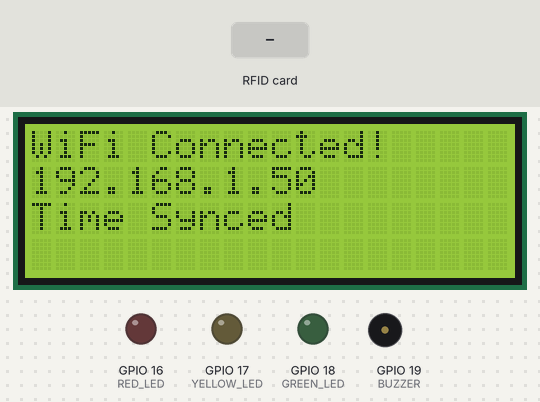
This sketch was run on a simulated ESP32. Parts: 20×4 character LCD, output pins drawn as LEDs (lit = HIGH), buzzer (waves = sounding, pin HIGH). The test bench sets the inputs (shaded band). WiFi joins after 1.5 s; servers stay silent unless stated; uploads are accepted with an empty reply; the local clock reads 2024-03-15 10:24:30 at power-on unless the sketch sets it; what the sketch prints to the serial monitor is not drawn.

Above: at 2.7 s.
At 4.8 s:
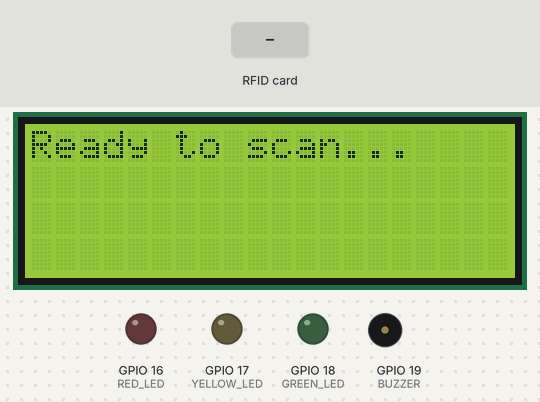
4.9 s: RFID card 5E 7A 19 C4 held to the reader
At 6.3 s:
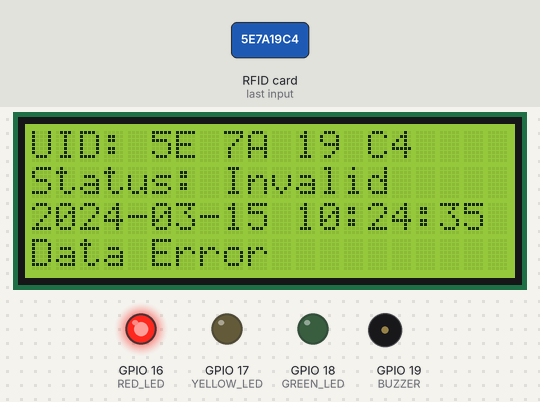
7.9 s: RFID card 5E 7A 19 C4 held to the reader
At 8.13 s:
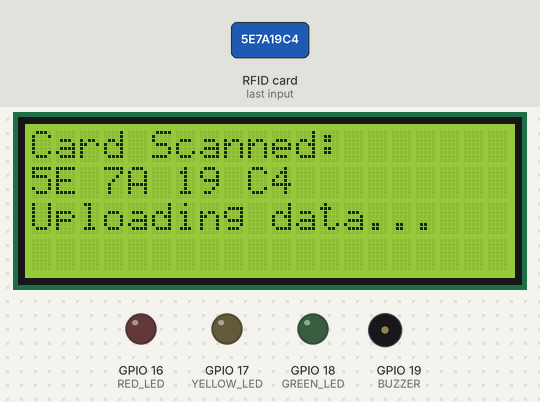
Timing chart, 0 to 11.5 s (numbered marks = the images above; inputs shaded):
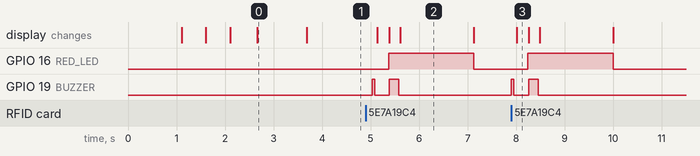

The sketch:

esp32_rfidreader_20x4LCD.ino
```cpp
#include <Wire.h>
#include <Adafruit_PN532.h>
#include <LiquidCrystal_I2C.h>
#include <WiFi.h>
#include <HTTPClient.h>
#include <WiFiClientSecure.h>
#include <time.h>
#include <ArduinoJson.h>

// ===== PIN DEFINITIONS =====
#define SDA_PIN 21
#define SCL_PIN 22
#define RED_LED 16
#define YELLOW_LED 17
#define GREEN_LED 18
#define BUZZER 19

// ===== NFC SETUP =====
Adafruit_PN532 nfc(-1, -1, &Wire);

// ===== LCD SETUP =====
LiquidCrystal_I2C lcd(0x27, 20, 4);

// ===== WIFI SETUP =====
const char* ssid = "YOURWIFINAME"; // EDIT BEFORE USE
const char* password = "YOURWIFIPASS";

// ===== GOOGLE SHEETS URL (Unified Script) =====
const char* GOOGLE_SHEETS_UNIFIED_URL = "https://script.google.com/macros/s/AKfycbzQm1n0TXx7P0oZokOIcK6Mgbl9rpQa-QiMsPabPd2lLcgdmjVdvERxmr2VEaN8lNhSaQ/exec"; // PASTE URL FROM DEPLOYED SCRIPT

const int TIME_OFFSET_SECONDS = 7 * 3600; // WIB = UTC+7

int failCount = 0;
const int maxFailCount = 3;

// ===== STRUCTURE FOR PROCESSED CARD DATA =====
struct ProcessedCardData {
  String script_status; // Detailed status from script's internal processing
  String attendance_status_from_script; // ON_TIME, LATE, INVALID_UID, etc. from script
  String target_time_str;
  bool logged;
  String error_message_from_script;
};

// ===== FUNCTIONS =====
void resetLEDs() {
  digitalWrite(RED_LED, LOW);
  digitalWrite(YELLOW_LED, LOW);
  digitalWrite(GREEN_LED, LOW);
}

String getFormattedTime(time_t rawtime) {
  struct tm *timeinfo;
  timeinfo = localtime(&rawtime);
  char buf[64];
  strftime(buf, sizeof(buf), "%Y-%m-%d %H:%M:%S", timeinfo);
  return String(buf);
}

String urlEncode(String str) {
  String encoded = "";
  char c;
  char code0, code1;
  for (int i = 0; i < str.length(); i++) {
    c = str.charAt(i);
    if (isalnum(c) || c == ' ' || c == ':' || c == '-') {
      if(c == ' ') encoded += "%20";
      else if (c == ':') encoded += "%3A";
      else encoded += c;
    } else {
      code0 = (c >> 4) & 0xF;
      code1 = c & 0xF;
      encoded += '%';
      encoded += "0123456789ABCDEF"[code0];
      encoded += "0123456789ABCDEF"[code1];
    }
  }
  return encoded;
}

// No longer needed: time_t parseDateTime(String dateTimeStr) {...} as script handles time comparison

ProcessedCardData processAndLogCardScan(String uidStr) {
  ProcessedCardData pcd;
  pcd.script_status = "ESP_INIT_FAILURE";
  pcd.attendance_status_from_script = "INVALID_ESP_INIT";
  pcd.logged = false;

  if (WiFi.status() == WL_CONNECTED) {
    WiFiClientSecure client;
    client.setInsecure();
    HTTPClient http;

    String scanTimeStr = getFormattedTime(time(NULL));
    String fullURL = String(GOOGLE_SHEETS_UNIFIED_URL) +
                     "?uid=" + urlEncode(uidStr) +
                     "&scanTime=" + urlEncode(scanTimeStr);

    Serial.println("-----------------------------------");
    Serial.print("Unified Script Call: "); Serial.println(fullURL);

    http.setFollowRedirects(HTTPC_FORCE_FOLLOW_REDIRECTS);
    http.begin(client, fullURL);
    int httpResponseCode = http.GET();
    String payload = "";

    if (httpResponseCode > 0) {
        payload = http.getString();
    }

    Serial.print("Unified Script Response Code: "); Serial.println(httpResponseCode);
    Serial.println("Raw Payload: [" + payload + "]");

    if (httpResponseCode == HTTP_CODE_OK) {
      StaticJsonDocument<512> doc;
      DeserializationError error = deserializeJson(doc, payload);

      if (error) {
        Serial.print(F("deserializeJson() failed: ")); Serial.println(error.f_str());
        pcd.script_status = "ESP_JSON_PARSE_ERROR";
        pcd.attendance_status_from_script = "INVALID_JSON_ERROR";
        pcd.error_message_from_script = error.c_str();
      } else {
        Serial.println("deserializeJson() success.");
        pcd.script_status = doc["script_status"].as<String>();
        pcd.attendance_status_from_script = doc["attendance_status"].as<String>(); // Get status from script
        pcd.target_time_str = doc["target_time"].as<String>();
        pcd.logged = doc["logged"].as<bool>();
        pcd.error_message_from_script = doc["error_message"].as<String>();

        Serial.print("Script Processing Status Reported: "); Serial.println(pcd.script_status);
        Serial.print("Attendance Status from Script: "); Serial.println(pcd.attendance_status_from_script);
        Serial.print("Logged by Script: "); Serial.println(pcd.logged ? "Yes" : "No");

        if (pcd.target_time_str.length() > 0 && pcd.target_time_str != "null") {
            Serial.print("Target Time from Script: "); Serial.println(pcd.target_time_str);
        }
        if (pcd.error_message_from_script.length() > 0 && pcd.error_message_from_script != "null") {
            Serial.print("Error Message from Script: "); Serial.println(pcd.error_message_from_script);
        }
        // ESP32 now directly uses attendance_status_from_script
      }
    } else {
      Serial.print("Error on HTTP request: "); Serial.println(http.errorToString(httpResponseCode).c_str());
      pcd.script_status = "ESP_HTTP_ERROR";
      pcd.attendance_status_from_script = "INVALID_HTTP_ERROR";
      pcd.error_message_from_script = http.errorToString(httpResponseCode).c_str();
    }
    http.end();
  } else {
    Serial.println("WiFi not connected for unified call.");
    pcd.script_status = "ESP_NO_WIFI";
    pcd.attendance_status_from_script = "INVALID_NO_WIFI";
  }
  Serial.print("processAndLogCardScan returning attendance_status: "); Serial.println(pcd.attendance_status_from_script);
  Serial.println("-----------------------------------");
  return pcd;
}

void connectToWiFi() {
  WiFi.begin(ssid, password);
  Serial.print("Connecting to WiFi");
  lcd.clear(); lcd.setCursor(0, 0); lcd.print("Connecting WiFi");
  int retries = 0;
  while (WiFi.status() != WL_CONNECTED && retries < 20) {
    delay(500); Serial.print("."); lcd.print("."); retries++;
  }
  if(WiFi.status() == WL_CONNECTED) {
    Serial.println("\nConnected!");
    lcd.clear(); lcd.setCursor(0, 0); lcd.print("WiFi Connected!");
    lcd.setCursor(0, 1); lcd.print(WiFi.localIP());
    Serial.println(WiFi.localIP());

    configTime(TIME_OFFSET_SECONDS, 0, "pool.ntp.org", "time.nist.gov");
    Serial.println("Waiting for NTP time sync...");
    lcd.setCursor(0,2); lcd.print("Syncing time...");
    time_t now = time(NULL); int ntpRetryCount = 0;
    while (now < 8 * 3600 * 2 && ntpRetryCount < 20) {
      delay(500); Serial.print("."); now = time(NULL); ntpRetryCount++;
    }
    if (now < 8 * 3600 * 2) {
        Serial.println("\nNTP Sync Failed!");
        lcd.setCursor(0,2); lcd.print("NTP Sync Failed!   ");
    } else {
        Serial.println("\nTime synchronized.");
        lcd.setCursor(0,2); lcd.print("Time Synced        ");
    }
  } else {
    Serial.println("\nWiFi Connection Failed!");
    lcd.clear(); lcd.setCursor(0,0); lcd.print("WiFi Failed!");
  }
  delay(1000);
}

void resetNFC() {
  Serial.println("Attempting PN532 reset...");
  Wire.end(); delay(100); Wire.begin(SDA_PIN, SCL_PIN, 100000); delay(100);
  nfc.begin();
  uint32_t versiondata = nfc.getFirmwareVersion();
  if (!versiondata) { Serial.println("PN532 still not found after reset."); }
  else {
    Serial.println("PN532 re-initialized. FW Ver: 0x" + String(versiondata, HEX));
    nfc.SAMConfig(); Serial.println("PN532 SAMConfig complete after reset.");
  }
}

void setup() {
  Serial.begin(115200);
  Wire.begin(SDA_PIN, SCL_PIN, 100000);

  pinMode(RED_LED, OUTPUT); pinMode(YELLOW_LED, OUTPUT);
  pinMode(GREEN_LED, OUTPUT); pinMode(BUZZER, OUTPUT);
  resetLEDs();

  lcd.init(); lcd.backlight(); lcd.clear();
  lcd.setCursor(0, 0); lcd.print("System Starting...");
  delay(1000);

  nfc.begin();
  uint32_t versiondata = nfc.getFirmwareVersion();
  if (!versiondata) {
    Serial.println("PN532 not found!"); lcd.setCursor(0, 1); lcd.print("PN532 NOT FOUND!");
    while (1) { digitalWrite(RED_LED, HIGH); delay(300); digitalWrite(RED_LED, LOW); delay(300); }
  }
  Serial.println("PN532 Found. FW Ver: 0x" + String(versiondata, HEX));
  nfc.SAMConfig(); Serial.println("PN532 SAMConfig complete.");

  connectToWiFi();

  lcd.clear(); lcd.setCursor(0, 0); lcd.print("Ready to scan...");
  Serial.println("Ready to scan...");
}

// ===== LOOP =====
void loop() {
  uint8_t uid[7];
  uint8_t uidLength;
  bool successNFCRead = false;

  successNFCRead = nfc.readPassiveTargetID(PN532_MIFARE_ISO14443A, uid, &uidLength, 50);

  if (successNFCRead) {
    failCount = 0;
    String uidStr = "";
    for (int i = 0; i < uidLength; i++) {
      if (uid[i] < 0x10) uidStr += "0";
      uidStr += String(uid[i], HEX);
      if (i < uidLength - 1) uidStr += " ";
    }
    uidStr.toUpperCase();

    Serial.print("\nScanned UID: "); Serial.println(uidStr);

    digitalWrite(BUZZER, HIGH); delay(50); digitalWrite(BUZZER, LOW);
    resetLEDs();

    lcd.clear();
    lcd.setCursor(0, 0); lcd.print("Card Scanned:");
    lcd.setCursor(0, 1); lcd.print(uidStr.substring(0,11));
    lcd.setCursor(0, 2); lcd.print("Uploading data...");

    ProcessedCardData cardResult = processAndLogCardScan(uidStr);

    lcd.clear();
    lcd.setCursor(0, 0); lcd.print("UID: " + uidStr.substring(0,11));
    lcd.setCursor(0, 1);

    String displayStatus = cardResult.attendance_status_from_script;

    Serial.print("Final Status (from Script): "); Serial.println(displayStatus);
    Serial.print("Logged by Script: "); Serial.println(cardResult.logged ? "Yes" : "No");

    if (displayStatus == "ON_TIME") {
      digitalWrite(GREEN_LED, HIGH);
      lcd.print("Status: On Time");
    } else if (displayStatus == "LATE") {
      digitalWrite(YELLOW_LED, HIGH);
      lcd.print("Status: Late");
    } else {
      digitalWrite(RED_LED, HIGH);
      lcd.print("Status: Invalid");
      if (displayStatus != "VALID_UID_NO_TARGET_TIME" && displayStatus != "INVALID_UID") { // Don't long buzz for simple UID issues handled by red LED
        digitalWrite(BUZZER, HIGH); delay(200); digitalWrite(BUZZER, LOW);
      }
    }

    lcd.setCursor(0, 2); lcd.print(getFormattedTime(time(NULL)));
    lcd.setCursor(0,3);

    if (!cardResult.logged &&
        !(displayStatus.startsWith("INVALID_") || displayStatus.startsWith("ERROR_") || cardResult.script_status.startsWith("ESP_"))) {
        lcd.print("Log Failed!");
    } else if (displayStatus == "INVALID_DATE_PARSE_FOR_COMPARE" || displayStatus == "INVALID_TARGET_TIME_FORMAT_FOR_COMPARE" || cardResult.script_status == "ESP_JSON_PARSE_ERROR") {
        lcd.print("Data Error");
    } else if (displayStatus == "INVALID_HTTP_ERROR" || displayStatus == "INVALID_SCRIPT_ERROR" || cardResult.script_status.startsWith("ERROR_") || cardResult.script_status == "SCRIPT_EXECUTION_ERROR" || cardResult.script_status == "ESP_HTTP_ERROR") {
        lcd.print("Comms Error");
    } else if (displayStatus == "VALID_UID_NO_TARGET_TIME") {
        lcd.print("UID Valid,No Time"); // Shortened
    } else if (displayStatus == "INVALID_UID") {
        lcd.print("UID Not Registered");
    } else if (displayStatus == "INVALID_MISSING_PARAMS" || displayStatus == "INVALID_DEFAULT" || displayStatus == "INVALID_ESP_INIT" ) {
        lcd.print("System Error");
    }
     else {
        lcd.print("                ");
    }

    delay(1500);
    lcd.clear(); lcd.setCursor(0, 0); lcd.print("Ready to scan...");
    resetLEDs();
    delay(100);

  } else {
    failCount++;
    if (failCount > 200) { failCount = 0; }
    if (failCount >= maxFailCount && (failCount % maxFailCount == 0) ) {
      Serial.println("NFC read failed " + String(failCount) + " times. Attempting PN532 reset...");
      resetNFC();
      lcd.clear(); lcd.setCursor(0, 0); lcd.print("Ready to scan...");
    }
    delay(100);
  }
}
```

Measured:
- after the input at 4.9 s, GPIO 16 (RED_LED): LOW → HIGH after 0.47 s, → LOW 1.8 s later; GPIO 19 (BUZZER): LOW → HIGH after 0.13 s, → LOW 0.05 s later, → HIGH 0.30 s later, → LOW 0.20 s later; the display: first changes after 0.24 s (image 2 shows a later state)
- after the input at 7.9 s, GPIO 16 (RED_LED): LOW → HIGH after 0.34 s, → LOW 1.8 s later; GPIO 19 (BUZZER): LOW → HIGH at once, → LOW 0.05 s later, → HIGH 0.30 s later, → LOW 0.20 s later; the display: changes after 0.11 s (image 3)
- what the display in image 0 shows lasts 1.0 s, from 2.7 s to 3.7 s
- what the display in image 2 shows lasts 1.5 s, from 5.6 s to 7.1 s
